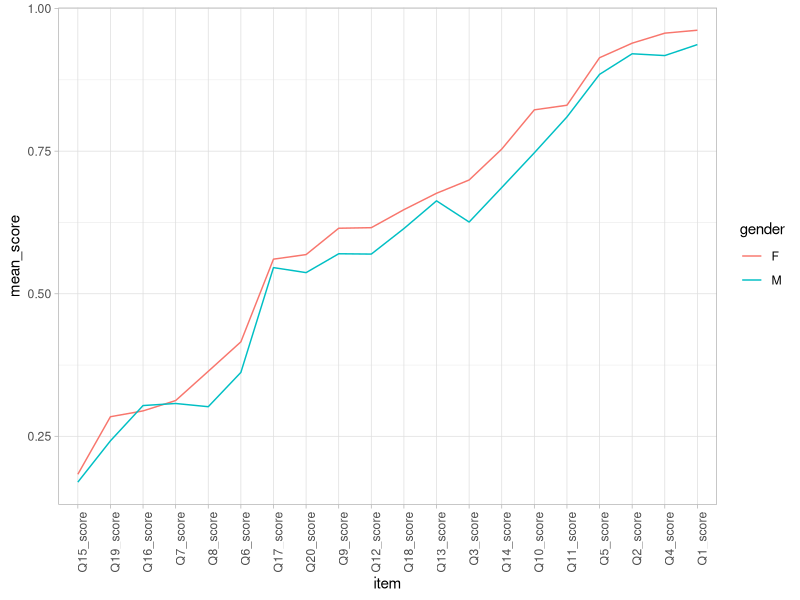

Generate this figure with R:
## ---- chunk 1
rm(list=ls())
library(tidyverse)
# load in the dataset
responses <- read_csv('data/responses.csv')
responses <- responses %>% drop_na(gender)
responses <- responses %>% select(gender, Q1_score:Q20_score)
## ---- chunk 2
# Pivot the data so we have three columns, gender, score and question
long_responses <- responses %>% pivot_longer(cols = Q1_score:Q20_score, names_to = "question", values_to = "score")
## ---- chunk 3
# summarise the data by gender and question
response_summary <- long_responses %>% group_by(gender, question) %>% summarise(mean_score = mean(score,na.rm=TRUE))
## ---- chunk 4
question_difficulty <- response_summary %>%
    filter(gender=='F') %>% 
    arrange(mean_score) %>% pull(question)

## ---- chunk 5
# create a factor for the response summary using the question difficulty order
ordered_responses <- response_summary %>% mutate(item = factor(question, levels=question_difficulty, ordered=TRUE))
# create a factor for gender
ordered_responses <- ordered_responses %>% mutate(
    gender = factor(gender)
)

## ---- chunk 6
# plot the ordered responses as a line graph, grouped by gender with item on the x-axis, mean_score on the y-axis
p <- ggplot(ordered_responses, aes(x=item, y=mean_score, group=gender, colour=gender, line_style=gender))
p <- p + geom_line() # rotate the x-axis labels
p <- p + theme_light()
p <- p + theme(axis.text.x = element_text(angle = 90, hjust = 1))
p
